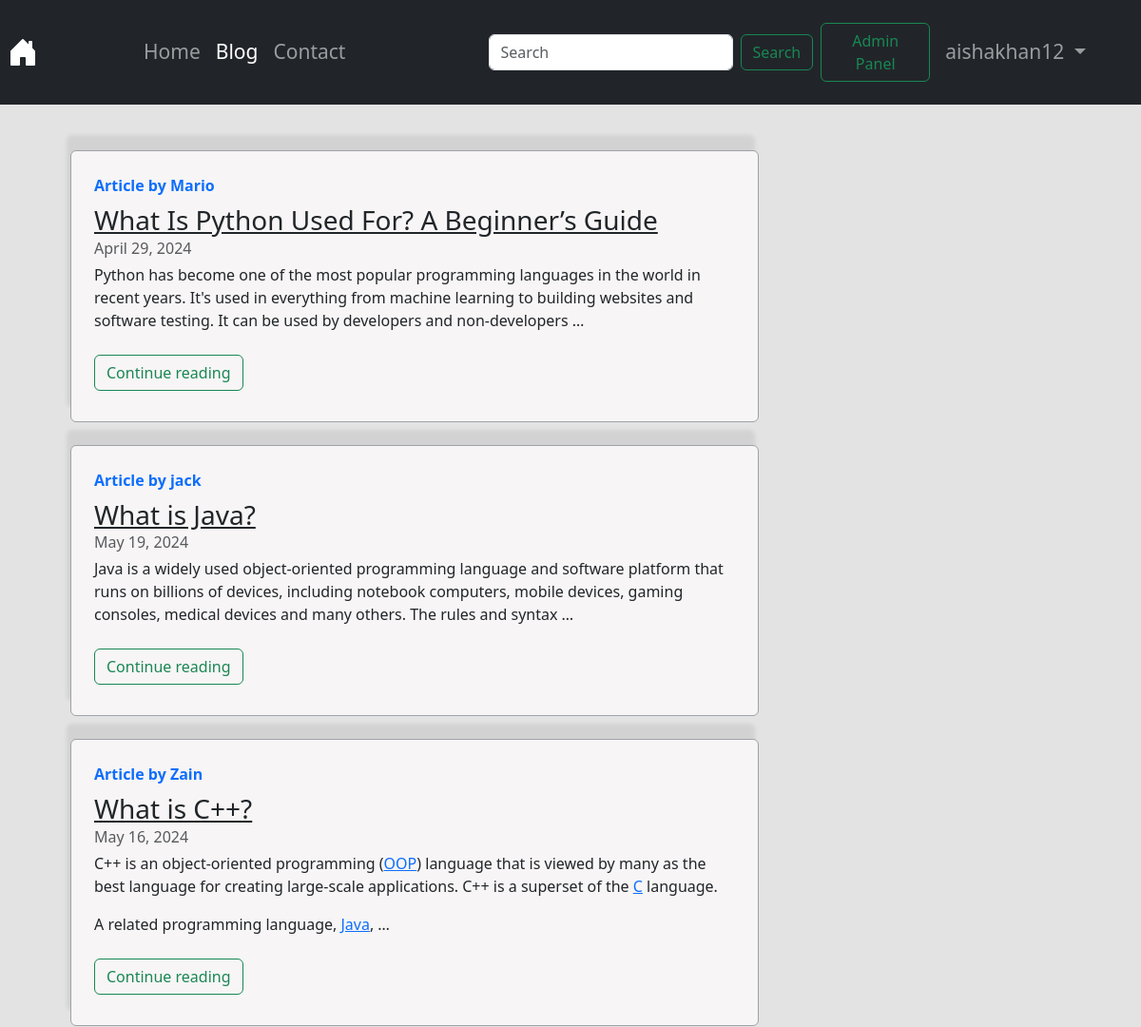
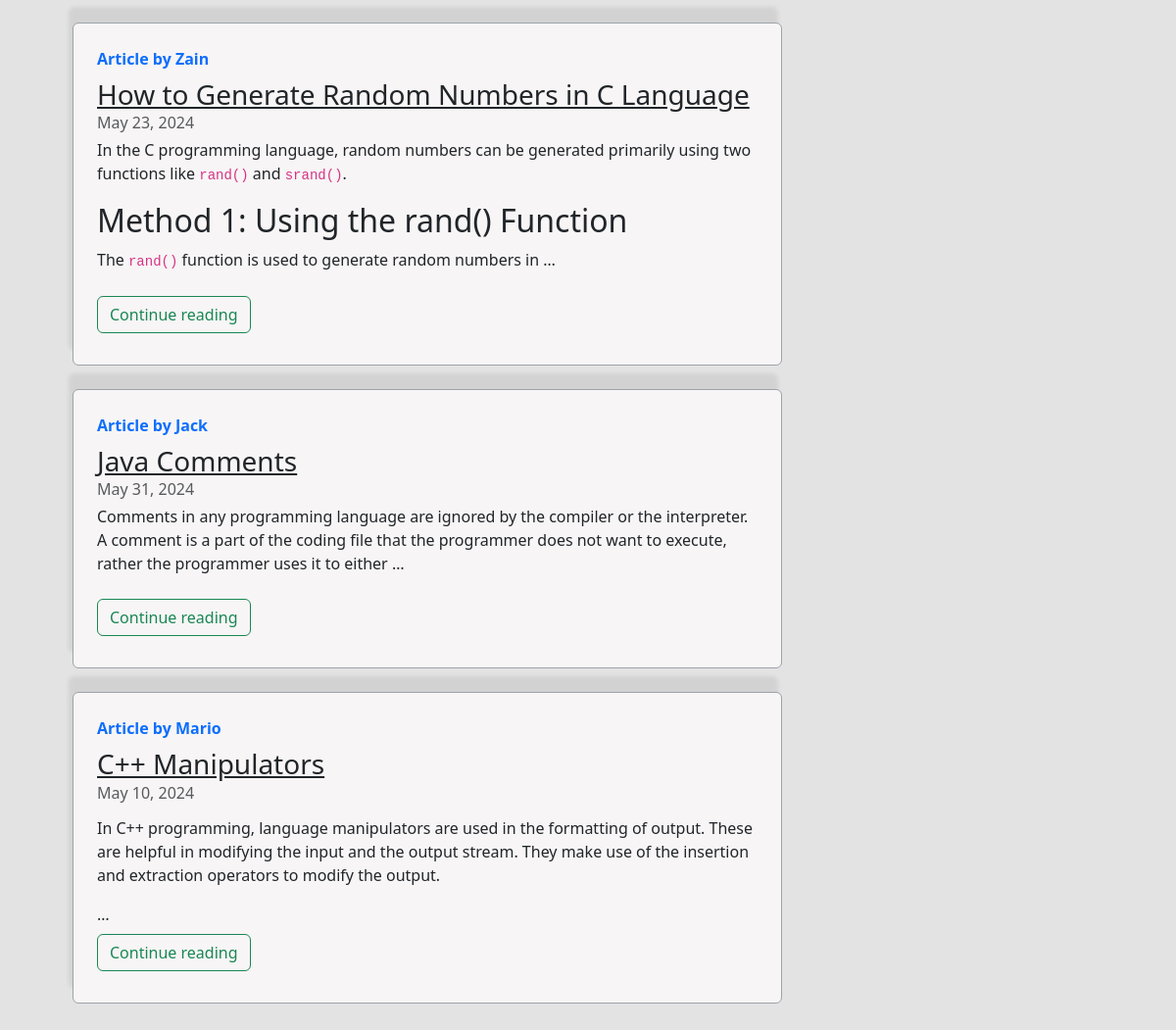
The app's page /blog/ (signed in) with its own data (2 pictures, top to bottom).
### blog/models.py (models this page shows, shortened)
class Post(models.Model):
    sno=models.AutoField(primary_key=True)
    author=models.CharField(max_length=25)
    title=models.CharField(max_length=225)
    views=models.IntegerField(default=0)
    content=HTMLField()
    slug=models.CharField(max_length=300)
    datetime=models.DateField( blank=True)

### blog/views.py (the view)
# urls.py: path('', views.Blog,name="Blog"),
def Blog(request):
    allpost=Post.objects.all()
    context={"allpost":allpost}
    return render(request,"blog/blog.html",context)

### templates/blog/blog.html (shortened to what this page needs)
{% extends "basic.html" %}
 {% block blogactive %} active {% endblock blogactive %}
 {% load static %}
 {% block css %}
<link rel="stylesheet" href="{% static "blog.css" %}">
{% endblock css %}
 {% block body %}
<div class="container my-5">
  {% for post in allpost %}
  <div class="row no-gutters border rounded overflow-hidden flex-md-row mb-4 shadow-sm h-md-250 my-4 position-relative">
    <div class="col p-4 d-flex flex-column position-static">
      <strong class="d-inline-block mb-2 text-primary">Article by
        {{post.author}}</strong>
      <h3 class="mb-0"> <a class="text-dark" href="/blog/{{post.slug}}">{{post.title}}</a> </h3>
      <div class="mb-1 text-muted">{{post.datetime}}</div>
      <div class="preview"> {{ post.content|safe|truncatewords_html:37 }} </div>
      <div class="my-2"> <a href="/blog/{{post.slug}}" role="button" class="btn btn-outline-success ">Continue reading</a> </div>
    </div>
  </div>
  {% endfor %}
</div>
{% endblock %}

### templates/basic.html (shortened to what this page needs)
<!doctype html>
<html lang="en">
<head>
  <link href="https://cdn.jsdelivr.net/npm/bootstrap@5.3.3/dist/css/bootstrap.min.css" rel="stylesheet"
>
 {% block css %}{% endblock css %}
</head>
<body>
  <nav class="navbar navbar-expand-lg navbar-dark bg-dark py-4">
    <div class="container-fluid">
      <a class="navbar-brand mx-2" href="/"></a>
      <div class="collapse navbar-collapse mx-3" id="navbarSupportedContent">
        <ul class="navbar-nav me-auto mb-2 mb-lg-0">
          <li class="nav-item">
            <a class="nav-link  {% block homeactive %} {% endblock homeactive %} " href="/">Home</a>
          </li>
          <li class="nav-item ">
            <a class="nav-link {% block blogactive %} {% endblock blogactive %}" href="/blog">Blog</a>
          </li>
          <li class="nav-item">
            <a class="nav-link  {% block contactactive %} {% endblock contactactive %} " href="/contact">Contact</a>
          </li>
        </ul>
        <form method="get" action="/search" class="d-flex mx-3" role="search">
          <input class="form-control me-2" type="search" placeholder="Search" aria-label="Search" name="query"
            id="query">
          <button class="btn btn-outline-success " type="submit">Search</button>
        </form>
        <a href="/admin" class="btn btn-outline-success mx-2 my-sm-0 admin" role="button" target="_blank">Admin Panel</a>
        {% if user.is_authenticated %}
        <ul class="navbar-nav mr-2 ">
        <li class="nav-item dropdown">
          <a class="nav-link dropdown-toggle" href="#" role="button" data-bs-toggle="dropdown" aria-expanded="false">
             {{request.user}}
          </a>
          </div>
      {% endif %}
      </div>
  </nav>
  {% block body %}
  {% endblock body %}
</body>
</html>

### static/blog.css (style rules this page uses)
.border { border: var(--bs-border-width) var(--bs-border-style) #9ea3a9 !important; }
.row { --bs-gutter-x: -24.5rem; background-color: #f7f5f5; }
.my-5 { margin-right: 209px; margin-left: -134px; }
body { background-color: #e3e3e3; }
.shadow-sm { box-shadow: -4px -1rem 0.25rem rgba(0, 0, 0, 0.075) !important; }

### templates/basic.html (style rules this page uses)
.mx-2 { width: 115px; margin-right: 5.5rem !important; margin-left: -0.5rem !important; }
.mr-2 { margin-left: 12px; margin-right: 22px; }
.navbar-nav { margin-left: -80px; font-size: 21px; }

### records on screen
Post: author "Mario", title "What Is Python Used For? A Beginner’s Guide", datetime "April 29, 2024", content "Python has become one of the most popular programming languages in the world in recent years. It's used in everything from machine learning to building websites and software testing. It can be used by developers and non-developers …"
Post: author "jack", title "What is Java?", datetime "May 19, 2024", content "Java is a widely used object-oriented programming language and software platform that runs on billions of devices, including notebook computers, mobile devices, gaming consoles, medical devices and many others. The rules and syntax …"
Post: author "Zain", title "What is C++?", datetime "May 16, 2024", content "C++ is an object-oriented programming ( OOP ) language that is viewed by many as the best language for creating large-scale applications. C++ is a superset of the C language. A related programming language, Java , …"
Post: author "Zain", title "How to Generate Random Numbers in C Language", datetime "May 23, 2024", content "In the C programming language, random numbers can be generated primarily using two functions like rand() and srand() . Method 1: Using the rand() Function The rand() function is used to generate random numbers in …"
Post: author "Jack", title "Java Comments", datetime "May 31, 2024", content "Comments in any programming language are ignored by the compiler or the interpreter. A comment is a part of the coding file that the programmer does not want to execute, rather the programmer uses it to either …"
Post: author "Mario", title "C++ Manipulators", datetime "May 10, 2024", content "In C++ programming, language manipulators are used in the formatting of output. These are helpful in modifying the input and the output stream. They make use of the insertion and extraction operators to modify the output. …"

### other values on screen
{{ request.user }} "aishakhan12"
